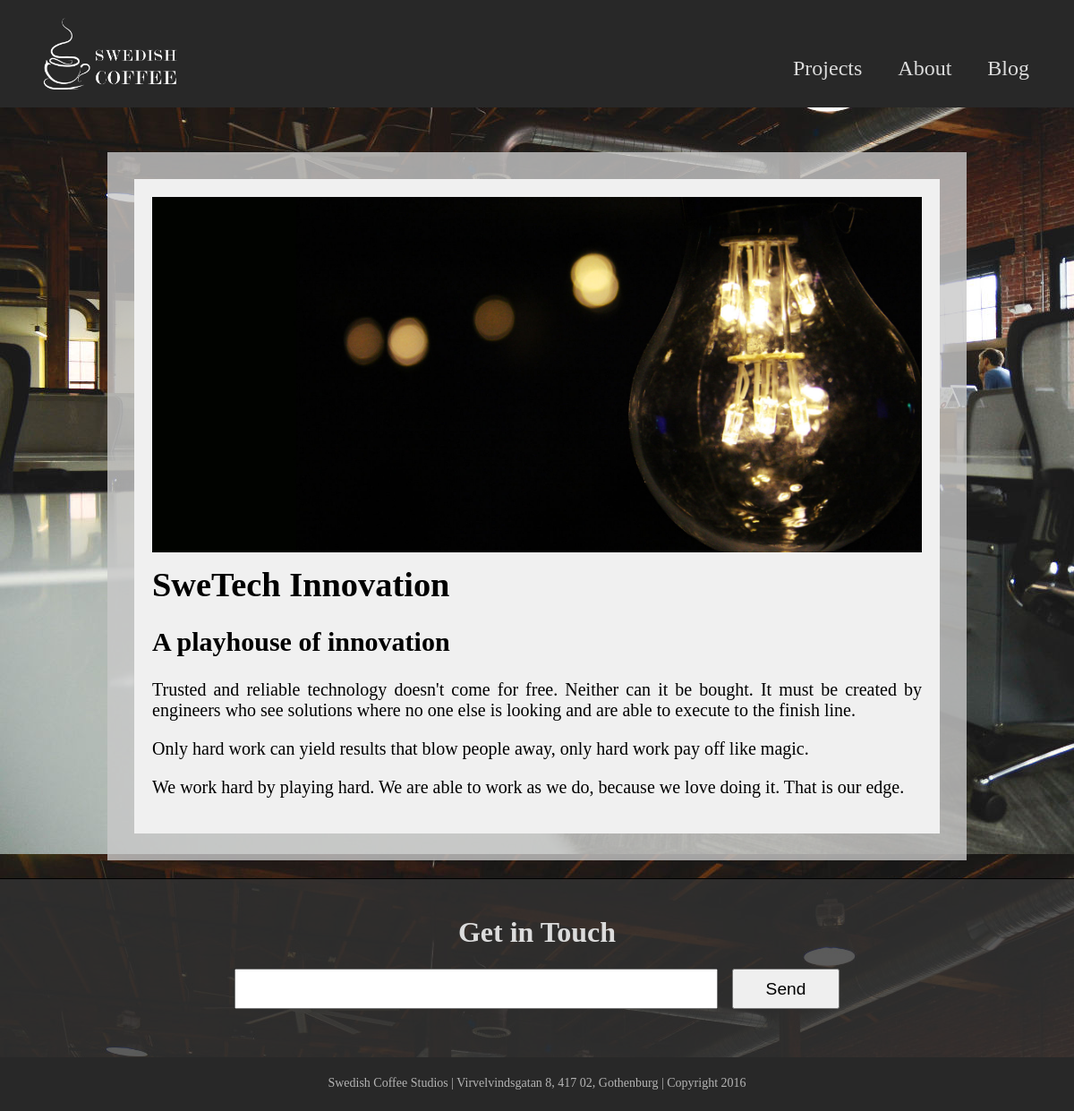
The page /about/ on the database its author committed.
### website/models.py (models this page shows, shortened)
class MenuItem(models.Model):
	page = models.ForeignKey(Page)

class Page(models.Model):
	title = models.CharField(max_length=100)
	url = models.CharField(max_length=100)

class Entry(models.Model):
	page = models.ForeignKey(Page)
	headline = models.CharField(max_length=100)
	body_text = models.TextField() #tinymce_models.HTMLField()
	pub_date = models.DateField()
	mod_date = models.DateField()
	author = models.ForeignKey(Author, null=True)
	nr_of_comments = models.IntegerField()
	imgUrl = models.TextField()

### website/views.py (the view)
# urls.py: url(r'^about/', views.about, name="about"),
def about(request):
	aboutPage = get_object_or_404(Page, title="About")
	entry = get_object_or_404(Entry, page=aboutPage.id)
	context = {
		"page": aboutPage,
		"entry": entry
	}
	context.update(baseContext())
	return render(request, "website/about.html", context)

### website/forms.py
class EmailForm(forms.Form):
    your_email = forms.EmailField(label="",)

### website/views.py (called while the page is built)
def baseContext():
	try:
		menu = get_list_or_404(MenuItem, )
	except Http404:
		menu = [MenuItem(page=Page(title="Error",url='website:index'))]
	return {"menu": menu,
		"logoPath":"website/images/coffe_cup.png",
		"form": EmailForm()}

### website/templates/website/about.html
{% extends "website/base.html" %}
{% load staticfiles %}
{% block container %}
        <div class="plate generalPlate">
	    	<div class="blogEntryPiece single">
	    		<div class="entryImg">
	    			<img src="{% static entry.imgUrl %}">
	    		</div>
				<div class ="entryHeadline">
					<h1>
						{{ entry.headline }}
					</h1>
				</div>
				<div class="entryText">
						{{ entry.body_text|safe}}
				</div>
	    	</div>
        </div>
{% endblock %}

### website/templates/website/header.html (shortened to what this page needs)
{% block header %}
{% load staticfiles %}
	<div class="header">
		    <div class="logo">
		    	<a href="{% url 'website:index' %}">
		        	<img src="{% static logoPath %}">
		        </a>
		    </div>
	    <nav id="menu">
		    <ul>
			    {% for item in menu %}
			        <li>
			        	<a href="{% url item.page.url %}"> {{ item.page.title }} </a>
		        	</li>
			    {% endfor %}
			</ul>
	    </nav>
	</div>
{% endblock %}

### website/static/website/style.css (style rules this page uses)
* { -webkit-box-sizing: border-box; -moz-box-sizing: border-box; box-sizing: border-box; }
body { margin:0px; padding: 0px; }
.plate { background-color:rgba(200,200,200,0.8); display:flex; flex-wrap: wrap; width:100%; margin-left:auto; margin-right:auto; margin-top:150px; margin-bottom:20px; }
.header { position: fixed; top:0px; left: 0px; width:100%; background-color: rgb(40,40,40); height: 120px; z-index: 10; margin:0px; }
.logo { position:relative; top:20px; height:80px; margin:0px; }
.logo img { height:100%; width:auto; }
nav { width: 100%; height: 200px; background-color:rgb(40,40,40); position: fixed; z-index: 5; -webkit-transform: translate(0,-300px); transform: translate(0, -300px); transition: transform 0.3s ease; }
nav li { text-decoration: none; display:block; text-align:center; margin:20px; margin-right:30px; margin-left:10px; padding:0px; list-style-type:none; }
nav a { color:rgb(220,220,220); text-decoration: none; font-size: 1.5em; }
.generalPlate { padding:30px; }
.blogEntryPiece { margin:0px; padding:20px; margin-bottom: 30px; width:100%; background-color: rgb(240,240,240); }
.single { margin-bottom:0px; }
.entryImg { width:100%; order:2; }
.entryImg img { width:100%; }
.entryHeadline { ; width:100%; order:1; }
.entryHeadline h1 { margin-top:10px; margin-bottom:10px; font-size: 2.4em; }
.entryText { font-size: 1.25em; margin-top: 25px; text-align: justify; width: 100%; order:3; }
.emailFooter input { width: 60%; height:45px; margin:0px; padding:10px; font-size: 1.2em; }
@media screen and (min-width: 426px) { .logo img { margin-left:40px; } }
@media screen and (min-width: 426px) { .emailFooter input { width: 50%; } }
@media screen and (min-width: 769px) { nav { text-align: right; width: auto; height: auto; position: absolute; -webkit-transform: translate(0,0); transform: translate(0, 0); right:20px; bottom:10px; } }
@media screen and (min-width: 769px) { nav li { display: inline; float:left; } }
@media screen and (min-width: 769px) { .plate { width:75%; } }
@media screen and (min-width: 769px) { .emailFooter input { width: 45%; } }
@media screen and (min-width: 1025px) { .plate { width:80%; } }

### rows shown on the page
MenuItem: page "Projects"
MenuItem: page "About"
MenuItem: page "Blog"
Entry: imgUrl (picture), headline "SweTech Innovation", body_text "A playhouse of innovation Trusted and reliable technology doesn't come for free. Neither can it be bought. It must be created by engineers who see solutions where no one else is looking and are able to execute to the finish line. Only hard work can yield results that blow people away, only hard work pay off like magic. We work hard by playing hard. We are able to work as we do, because we love doing it. That is our edge."
